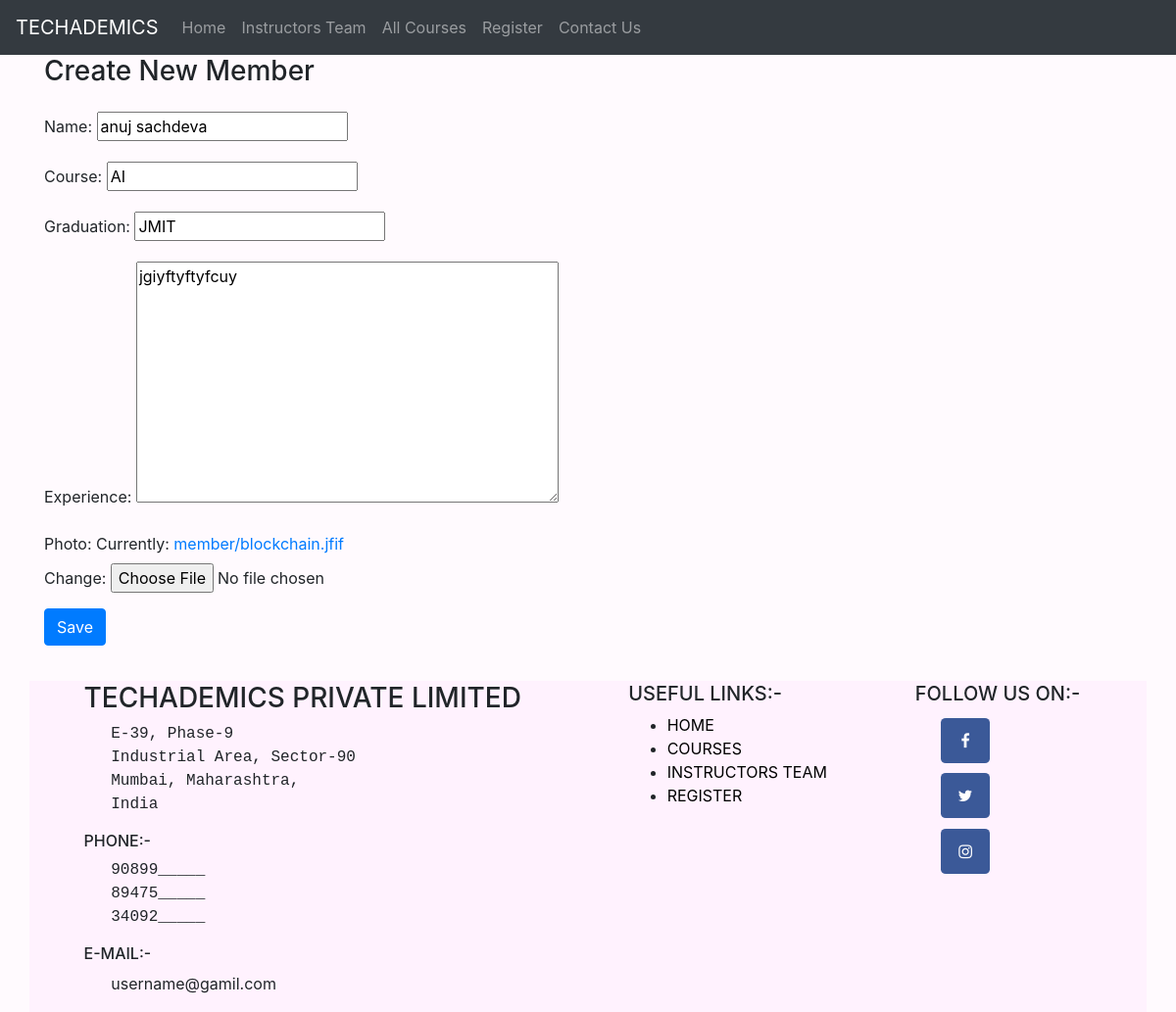
The page /team/update/member/2 on the database its author committed.
### myapp/models.py (models this page shows, shortened)
class TeamMember(models.Model):
    name = models.CharField(max_length=30)
    course = models.CharField(max_length=30)
    graduation = models.CharField(max_length=30)
    experience = models.TextField(max_length=50)
    photo = models.ImageField(upload_to='member')

### myapp/views.py (the view)
# urls.py: path('update/member/<int:pk>', views.updateTeamMemberView.as_view(), name='update_team_member'),
class updateTeamMemberView(UpdateView):
    template_name = 'myapp/create_team_member.html'
    model = TeamMember
    form_class = TeamMemberForm

### myapp/forms.py
class TeamMemberForm(forms.ModelForm):
    class Meta():
        fields = ('name', 'course', 'graduation', 'experience', 'photo')
        model = TeamMember
        widgets = {
            'experience': forms.Textarea(attrs={'class': 'exprience_input'})
        }

### myapp/templates/myapp/create_team_member.html (shortened to what this page needs)
{% extends 'myapp/base.html' %}
{% block body_block %}
    <div class="container">
        <div class="row">
            <div class="col-md-8">
                <div class="blog_posts">
                    <h3>Create New Member</h3>
                    <form method="POST" enctype="multipart/form-data">
                        {{ form.as_p }}
                        <input type="submit" name="" value="Save" class="btn btn-primary">
                    </form>
                </div>
            </div>
        </div>
    </div>
{% endblock %}

### myapp/static/css/style.css (style rules this page uses)
body { background-color: #fffafe; }

### rows shown on the page
TeamMember: name "anuj sachdeva", course "AI", graduation "JMIT", experience "jgiyftyftyfcuy"
